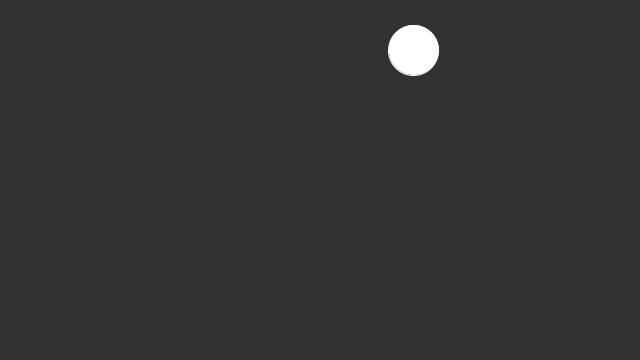
Frame 1 (no input)
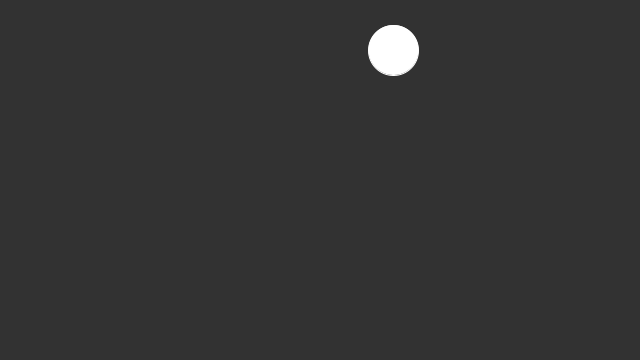
Frame 60 (the mouse pressed at the canvas centre just before this capture)
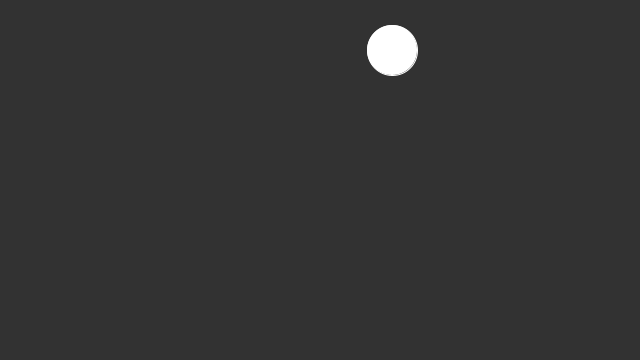
Frame 120 (the mouse held since frame 60 and released just before this capture)

The Processing sketch that drew these frames (run headless with seeded random() and noise(); from frame 60 on, the mouse is pressed at the canvas centre):

// Processing sketch: ramdom
// ── ramdom.pde
float circleX;
void setup() {
  size(640, 360);
  circleX = random(0,width);
}

void draw() {
  background(50);
  
  stroke(255);
  ellipse(circleX,50,50,50);

  circleX = circleX + random(-2,2);
  println(circleX);
}
